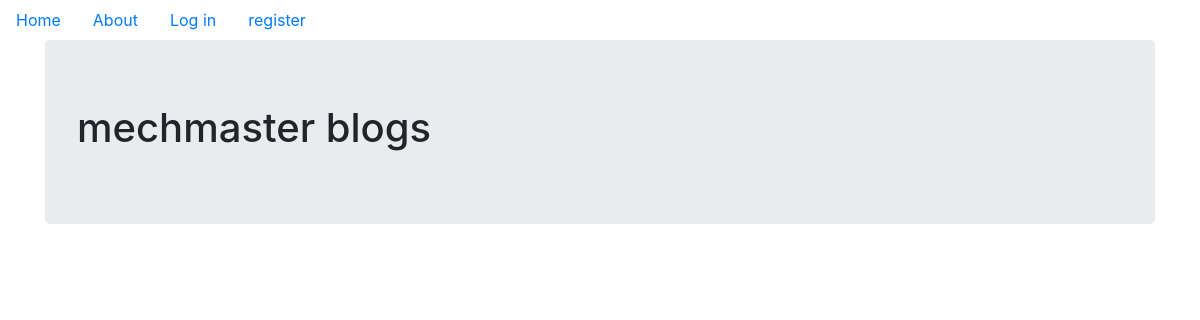
Before: / with the older database file.
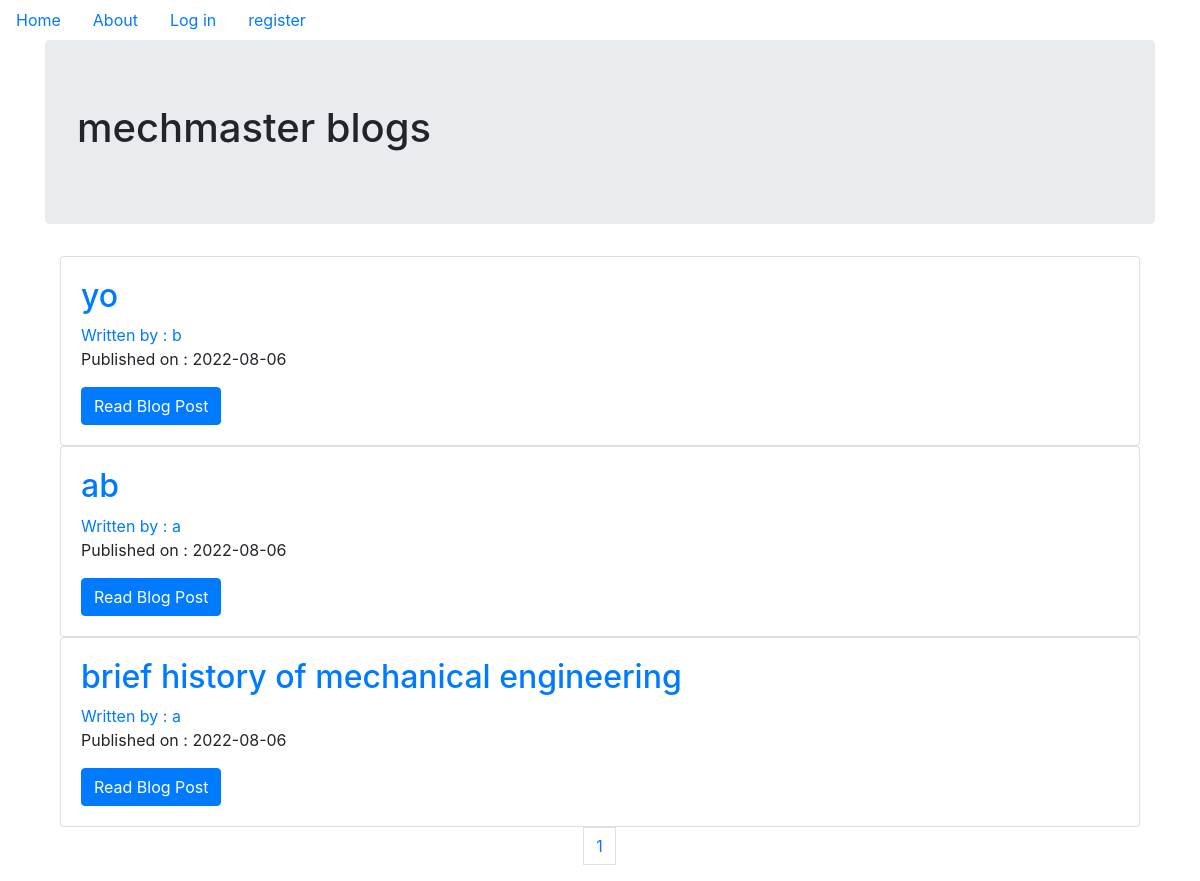
After: the same page with the newer database file.
### blog_main/model.py (models this page shows, shortened)
class BlogPost(db.Model):
    users = db.relationship(User)
    id = db.Column(db.Integer,primary_key=True)
    user_id = db.Column(db.Integer,db.ForeignKey('users.id'),nullable=False)
    date = db.Column(db.DateTime,nullable= False,default=datetime.utcnow)
    title = db.Column(db.String(140), nullable=False)
    text =db.Column(db.Text,nullable=False)

class User(db.Model,UserMixin):
    __tablename__ = 'users'
    id= db.Column(db.Integer,primary_key=True)
    profile_image =db.Column(db.String(64),nullable=False,default='default_profile.jpg')
    email= db.Column(db.String(64),unique=True, index=True)
    username = db.Column(db.String(64),unique=True, index=True)
    password_hash = db.Column(db.String(128))
    posts = db.relationship('BlogPost',backref='author',lazy=True)

### blog_main/core/views.py (the view)
@core.route('/')
def index():
    page = request.args.get('page',1,type=int)
    blog_posts = BlogPost.query.order_by(BlogPost.date.desc()).paginate(page=page,per_page=5)
    return render_template('index.html',blog_posts=blog_posts)

### blog_main/templates/index.html
{% extends "base.html" %}
{% block content %}
<div class="jumbotron">
    <h1>mechmaster blogs</h1>
</div>
<div class="container">
    {% for post in blog_posts.items %}
    <div class="card">
        <div class="card-body">
            <h2><a class='card-title' href="{{url_for('blog_posts.blog_post',blog_post_id=post.id)}}">{{post.title}}</a></h2>
            <a href="{{url_for('users.user_posts',username=post.author.username)}}">Written by : {{post.author.username}}</a>
            <p>Published on : {{post.date.strftime('%Y-%m-%d')}}</p>
            <a href="{{url_for('blog_posts.blog_post',blog_post_id=post.id)}}" class="btn btn-primary">Read Blog Post</a>
        </div>
    </div>
    {% endfor %}
</div>
<nav aria-label="Page navigation example">
    <ul class="pagination justify-content-center">
        {% for page_num in blog_posts.iter_pages(left_edge=1,right_edge=1,left_current=1,right_current=2) %}
            {% if blog_posts.page == page_num %}
            <li class="page-item-disabled">
                <a href="{{url_for('core.index',page=page_num)}}" class="page-link">{{page_num}}</a>
            </li>
            {% else %}
            <li class="page-item">
                <a href="{{url_for('core.index',page=page_num)}}" class="page-link">{{page_num}}</a>
            </li>
            {% endif %}
        {% endfor %}
    </ul>
  </nav>
{% endblock %}

Changed rows visible on the page:
added BlogPost: title "yo", author.username "b", date "2022-08-06"
added BlogPost: title "ab", author.username "a", date "2022-08-06"
added BlogPost: title "brief history of mechanical engineering", author.username "a", date "2022-08-06"
Other visible differences:
new list line: "1"
